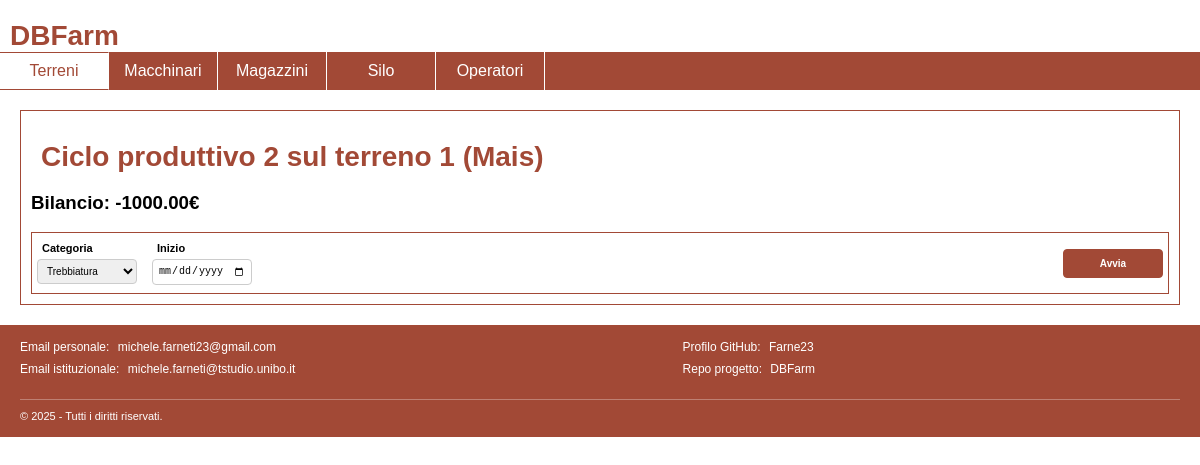
Screenshot of /dettagli-ciclo.php?id=2 with the database file from the repository.
### tables this page shows
CREATE TABLE cicli_produttivi (
    idCicloProduttivo INT AUTO_INCREMENT PRIMARY KEY,
    idTerreno INT NOT NULL,
    coltura_coltivata VARCHAR(255) NOT NULL,
    data_inizio DATE NOT NULL,
    data_fine DATE,
    bilancio DECIMAL(10,2) NOT NULL,
    proprietario VARCHAR(255),
    costo DECIMAL(10,2),
    FOREIGN KEY (idTerreno) REFERENCES terreni(idTerreno),
    FOREIGN KEY (coltura_coltivata) REFERENCES colture(nome_coltura)
);

### database/database.php (called while the page is built, shortened)
<?php
class DatabaseHelper
{
    private $db;
    public function __construct($servername, $username, $password, $dbname, $port)
    {
        $this->db = new mysqli($servername, $username, $password, $dbname, $port);
    }
    public function getLavorazioni($idCicloProduttivo)
    {
        $stmt = $this->db->prepare("SELECT lavorazioni.* FROM lavorazioni WHERE lavorazioni.idCicloProduttivo = ? ORDER BY lavorazioni.numero_lavorazione DESC");
        $stmt->bind_param("i", $idCicloProduttivo);
        $stmt->execute();
        $result = $stmt->get_result();
        $resultComplete = $result->fetch_all(MYSQLI_ASSOC);
        return $resultComplete;
    }
    public function getCiclo($idCicloProduttivo)
    {
        $stmt = $this->db->prepare("SELECT * FROM cicli_produttivi WHERE idCicloProduttivo = ?");
        $stmt->bind_param("i", $idCicloProduttivo);
        $stmt->execute();
        $result = $stmt->get_result();
        return $result->fetch_all(MYSQLI_ASSOC);
    }
    public function getCategorie()
    {
        $stmt = $this->db->prepare("SELECT nome_categoria FROM categorie_lavorazioni");
        $stmt->execute();
        $result = $stmt->get_result();
        return $result->fetch_all(MYSQLI_ASSOC);
    }
}
?>

### bootstrap.php (called while the page is built, shortened)
<?php
require_once("database/database.php");
$dbh = new DatabaseHelper("localhost", "root", "", "DBFarm", 3306);
?>

### dettagli-ciclo-main.php (the view, shortened to what this page needs)
<?php
include_once 'bootstrap.php';
$lavorazioni = $dbh->getLavorazioni($idCicloProduttivo);
$ciclo = $dbh->getCiclo($idCicloProduttivo)[0];
$categorie = $dbh->getCategorie();
$Operatori = $dbh->getOperatori();
$Mezzi_semoventi = $dbh->getMacchinariListFiltered("qualsiasi", "semoventeSi");
$Attrezzi = $dbh->getMacchinariListFiltered("qualsiasi", "semoventeNo");
$Magazzini = $dbh->getMagazziniListComplete();
?>
<h1>Ciclo produttivo <?= $ciclo["idCicloProduttivo"] ?> sul terreno <?= $ciclo["idTerreno"] ?>
    (<?= $ciclo["coltura_coltivata"] ?>) </h1>
<div>
    <h3>Bilancio: <?= $ciclo["bilancio"] ?>€</h3>
</div>
<?php
if (count($lavorazioni) > 0) {
    $ultima_lavorazione = $lavorazioni[0];
    ?>
    <input type="hidden" id="idCicloProduttivo" value="<?php if (isset($ultima_lavorazione['idCicloProduttivo']))
        echo $ultima_lavorazione['idCicloProduttivo'] ?>">
        <input type="hidden" id="numero" value="<?php if (isset($ultima_lavorazione['numero_lavorazione']))
        echo $ultima_lavorazione['numero_lavorazione'] ?>">
    <?php if (!isset($ultima_lavorazione['data_fine'])) { ?>
        <h3>Lavorazione in corso</h3>
        <div class="terreno-header orange-on-white">
            <strong>[<?= htmlspecialchars($ultima_lavorazione['numero_lavorazione']) ?>]
                <?= htmlspecialchars($ultima_lavorazione['categoria']) ?></strong>
        </div>
        <div class="terreno-details">
            <span>Data inizio: <?= htmlspecialchars($ultima_lavorazione['data_inizio']) ?> </span>
        </div>
        <div class="input-group">
            <label for="concludiLavorazioneData">Data fine lavorazione</label>
            <input id="concludiLavorazioneData" type="date" required />
        </div>
        <div class="lavorazione-pulsanti">
            <input type="submit" id="concludi" class="concludi-lavorazione orange-on-white" value="Concludi lavorazione" />
        </div>
        <h3>Aggiungi turno lavorativo</h3>
        <form id="newTurnoLavorativo">
            <div class="input-group">
                <label for="operatoreTurno">Seleziona Operatore:</label>
                <select id="operatoreTurno" name="operatore" required>
                    <option value="">-- Seleziona un Operatore --</option>
                    <?php foreach ($Operatori as $operatore) { ?>
                        <option value="<?= htmlspecialchars($operatore['CF']) ?>">
                            <?= htmlspecialchars($operatore['CF']) ?>
                        </option>
                    <?php } ?>
                </select>
            </div>
            <div class="input-group">
                <label for="mezzo_semovente">Seleziona Mezzo Semovente:</label>
                <select id="mezzo_semovente" name="mezzo_semovente" required>
                    <option value="">-- Seleziona un Mezzo Semovente --</option>
                    <?php foreach ($Mezzi_semoventi as $mezzo) { ?>
                        <option value="<?= htmlspecialchars($mezzo['idMacchinario']) ?>">
                            [<?= htmlspecialchars($mezzo['idMacchinario']) ?>]
                            <?= htmlspecialchars($mezzo['tipologia']) ?>
                            <?= htmlspecialchars($mezzo['marca']) ?>
                            <?= htmlspecialchars($mezzo['modello']) ?>
                        </option>
                    <?php } ?>
                </select>
            </div>
            <div class="input-group">
                <label for="attrezzi">Seleziona Attrezzi (puoi selezionarne più di uno):</label>
                <select id="attrezzi" class="select-multiple" name="attrezzi[]" multiple required>
                    <?php foreach ($Attrezzi as $attrezzo) { ?>
                        <option value="<?= htmlspecialchars($attrezzo["idMacchinario"]) ?>">
                            [<?= htmlspecialchars($attrezzo["idMacchinario"]) ?>]
                            <?= htmlspecialchars($attrezzo['tipologia']) ?>
                            <?= htmlspecialchars($attrezzo['marca']) ?>
                            <?= htmlspecialchars($attrezzo['modello']) ?>
                        </option>
                    <?php } ?>
                </select>
            </div>
            <div class="input-group">
                <label for="prodotti">Seleziona Prodotti</label>
                <select id="prodotti" name="prodotti[]" required>
                    <?php foreach ($Magazzini as $magazzino) { ?>
                        <optgroup
                            label="[<?= htmlspecialchars($magazzino["idEdificio"]) ?>] <?= htmlspecialchars($magazzino["nome"]) ?>">
                            <?php foreach ($magazzino["content"] as $prodotto) { ?>
                                <option
                                    value="<?= htmlspecialchars($prodotto['idProdotto']) ?>,<?= htmlspecialchars($magazzino["idEdificio"]) ?>">
                                    <?= htmlspecialchars($prodotto['nome']) ?>
                                    (<?= htmlspecialchars($prodotto['quantita']) ?>)
                                </option>
                            <?php } ?>
                        </optgroup>
                    <?php } ?>
                </select>
            </div>
            <div class="input-group">
                <label for="prodottiQt">Quantità di prodotto </label>
                <input id="prodottiQt" type="number" required min="1" step="1" />
            </div>
            <div class="input-group">
                <label for="ore">Durata (ore)</label>
                <input id="ore" type="number" required min="1" step="1" />
            </div>
            <div class="input-group">
                <button type="submit" id="aggiungiTurno" class="orange-on-white">Registra Turno</button>
            </div>
        </form>
    <?php } else { ?>
        <?php if (isset($ciclo['data_fine'])) { ?>
            <h3>Ciclo produttivo concluso</h3>
        <?php } else { ?>
            <h3>Lavorazione in corso</h3>
            <div class="terreno-details">
                <span>Nessuna lavorazione in corso</span>
            </div>
            <div class="lavorazione-pulsanti">
                <form id="newLavorazioneForm">
                    <div class="input-line" id="newLavorazioneInput">
                        <div class="input-group">
                            <label for="newLavorazioneTipo">Categoria</label>
                            <select id="newLavorazioneTipo">
                                <?php
                                foreach ($categorie as $categoria) {
                                    echo '<option value="' . $categoria["nome_categoria"] . '" selected="selected">' . $categoria["nome_categoria"] . '</option>;';
                                }
                                ?>
                            </select>
                        </div>
                        <div class="input-group">
                            <label for="dataInizio">Inizio</label>
                            <input id="dataInizio" type="date" required />
                        </div>
                        <div class="input-group">
                            <input type="submit" id="avviaLavorazione" class="orange-on-white " value="Avvia" />
                        </div>
                        <div class="input-group" id="dataFineCicloInput">
                            <label for="concludiCicloData">Data Fine Ciclo</label>
                            <input id="concludiCicloData" type="date" />
                        </div>
                        <div class="input-group" id="dataFineCicloButton">
                            <input type="submit" id="concludi" class="orange-on-white concludi-ciclo" value="Chiudi Ciclo" />
                        </div>
                    </div>
                </form>
            </div>
        <?php } ?>
    <?php } ?>
    <h3>Tutte le lavorazioni</h3>
    <ul class="terreni-list">
        <?php foreach ($lavorazioni as $lavorazione): ?>
            <li
                onclick="location.href='dettagli-lavorazioni.php?id=<?= htmlspecialchars($idCicloProduttivo) ?>&numero=<?= htmlspecialchars($lavorazione['numero_lavorazione']) ?>'">
                <div class="terreno-header <?php if (isset($lavorazione['data_fine'])) {
                    echo "orange-on-white";
                } else {
                    echo "white-on-orange";
                } ?>">
                    <strong>[<?= htmlspecialchars($lavorazione['numero_lavorazione']) ?>]
                        <?= htmlspecialchars($lavorazione['categoria']) ?></strong>
                </div>
                <div class="terreno-details">
                    <span>Data inizio: <?= htmlspecialchars($lavorazione['data_inizio']) ?> </span>
                    <?php if (isset($lavorazione['data_fine'])) { ?>
                        <span>Data fine: <?= htmlspecialchars($lavorazione['data_fine']) ?> </span>
                    <?php } ?>
                </div>
            </li>
        <?php endforeach; ?>
    </ul>
<?php } else { ?>
        <div class="lavorazione-pulsanti">
            <form id="newLavorazioneForm">
                <div class="input-line" id="newLavorazioneInput">
                    <div class="input-group">
                        <label for="newLavorazioneTipo">Categoria</label>
                        <select id="newLavorazioneTipo">
                            <?php
    foreach ($categorie as $categoria) {
        echo '<option value="' . $categoria["nome_categoria"] . '" selected="selected">' . $categoria["nome_categoria"] . '</option>;';
    }
    ?>
                    </select>
                </div>
                <div class="input-group">
                    <label for="dataInizio">Inizio</label>
                    <input id="dataInizio" type="date" required />
                </div>
                <div class="input-group">
                    <input type="submit" id="avviaLavorazione" class="orange-on-white " value="Avvia" />
                </div>
            </div>
        </form>
    <?php } ?>

### style/styles.css (style rules this page uses)
body { font-family: "Trebuchet MS", Helvetica, sans-serif; }
body, ul, h1 { padding: 0px; margin: 0px; }
h1 { color: #A24936; font-size: 28px; padding-top: 20px; padding-left: 10px; }
.orange-on-white { background-color: #A24936; color: white; }
.input-line { display: flex; gap: 5px; align-items: flex-start; border: 1px solid #A24936; }
.input-group { display: flex; flex-direction: column; align-items: left; justify-content: center; width: 100px; padding: 5px; height: 50px; }
.input-group label { margin-bottom: 5px; font-weight: bold; font-size: 11px; padding-left: 5px; }
.input-group input, .input-group select { padding: 5px; font-size: 10px; border: 1px solid #ccc; border-radius: 4px; width: 100%; box-sizing: border-box; }
.input-group:last-of-type { margin-left: auto; }
input[type="submit"], input[type="button"], button, #formMacchinario button[type="submit"] { border: none; cursor: pointer; padding: 8px 12px; border-radius: 4px; font-weight: bold; border: 1px solid #A24936; }

### rows the page displays
cicli_produttivi: idCicloProduttivo "2", idTerreno "1", coltura_coltivata "Mais", bilancio "-1000.00"

### other values shown
form field value "Trebbiatura"
